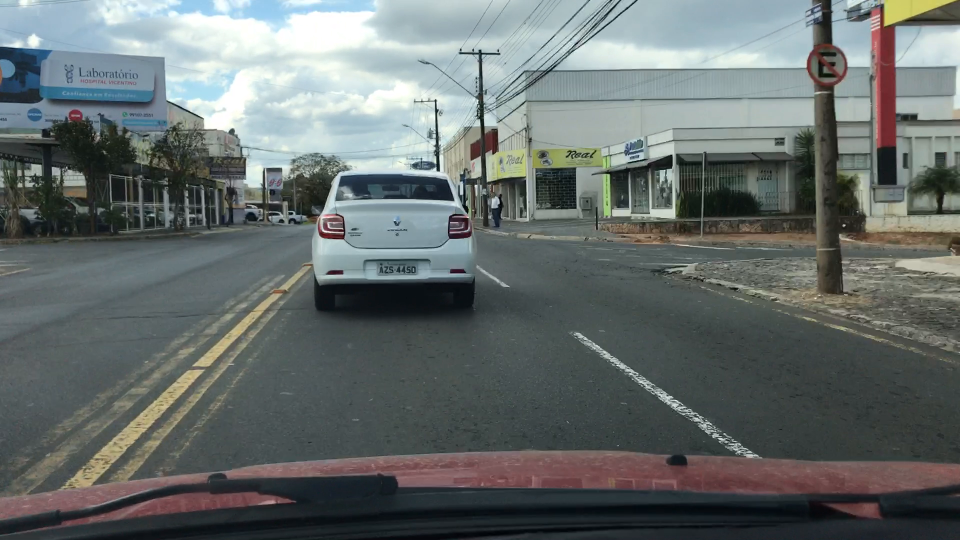
#> input picture track0082[01].png, 1920 x 1080 px (shown at 1/2 size)
$ jupyter execute --allow-errors ocr.ipynb
#> lines starting #> are read from the running program, lines starting #| are printed output that depends on the picture
[cell 1]
from PIL import Image
import pytesseract
import argparse
import cv2
import os

[cell 2]
img = cv2.imread("track0082[01].png")
#> img is the input picture: shape (1080, 1920, 3); mean B, G, R 108.6, 109.6, 102.5
crop_img = img[522:551, 754:837]
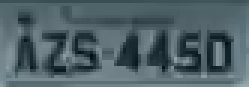
#> crop_img: shape (29, 83, 3) (shown 3 times larger); mean B, G, R 102.7, 97.7, 78.5
filename = "{}.png".format(1)
cv2.imwrite(filename, crop_img)
#> Out = True

[cell 3]
filename = "{}.png".format(1)
cv2.imwrite(filename, crop_img)
#> Out = True
